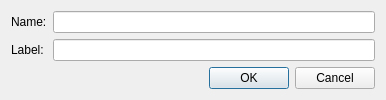
<?xml version="1.0" encoding="UTF-8"?>
<ui version="4.0">
 <class>dialogFolder</class>
 <widget class="QDialog" name="dialogFolder">
  <property name="geometry">
   <rect>
    <x>0</x>
    <y>0</y>
    <width>386</width>
    <height>93</height>
   </rect>
  </property>
  <property name="windowTitle">
   <string>Folder</string>
  </property>
  <layout class="QGridLayout" name="gridLayout_2">
   <item row="0" column="0">
    <layout class="QGridLayout" name="gridLayout">
     <item row="0" column="0">
      <widget class="QLabel" name="label">
       <property name="text">
        <string>Name:</string>
       </property>
      </widget>
     </item>
     <item row="0" column="1">
      <widget class="QLineEdit" name="editName"/>
     </item>
     <item row="1" column="1">
      <widget class="QLineEdit" name="editLabel"/>
     </item>
     <item row="1" column="0">
      <widget class="QLabel" name="label_2">
       <property name="text">
        <string>Label:</string>
       </property>
      </widget>
     </item>
    </layout>
   </item>
   <item row="1" column="0">
    <widget class="QDialogButtonBox" name="buttonBox">
     <property name="orientation">
      <enum>Qt::Horizontal</enum>
     </property>
     <property name="standardButtons">
      <set>QDialogButtonBox::Cancel|QDialogButtonBox::Ok</set>
     </property>
    </widget>
   </item>
  </layout>
 </widget>
 <resources/>
 <connections>
  <connection>
   <sender>buttonBox</sender>
   <signal>accepted()</signal>
   <receiver>dialogFolder</receiver>
   <slot>accept()</slot>
   <hints>
    <hint type="sourcelabel">
     <x>248</x>
     <y>254</y>
    </hint>
    <hint type="destinationlabel">
     <x>157</x>
     <y>274</y>
    </hint>
   </hints>
  </connection>
  <connection>
   <sender>buttonBox</sender>
   <signal>rejected()</signal>
   <receiver>dialogFolder</receiver>
   <slot>reject()</slot>
   <hints>
    <hint type="sourcelabel">
     <x>316</x>
     <y>260</y>
    </hint>
    <hint type="destinationlabel">
     <x>286</x>
     <y>274</y>
    </hint>
   </hints>
  </connection>
 </connections>
</ui>
